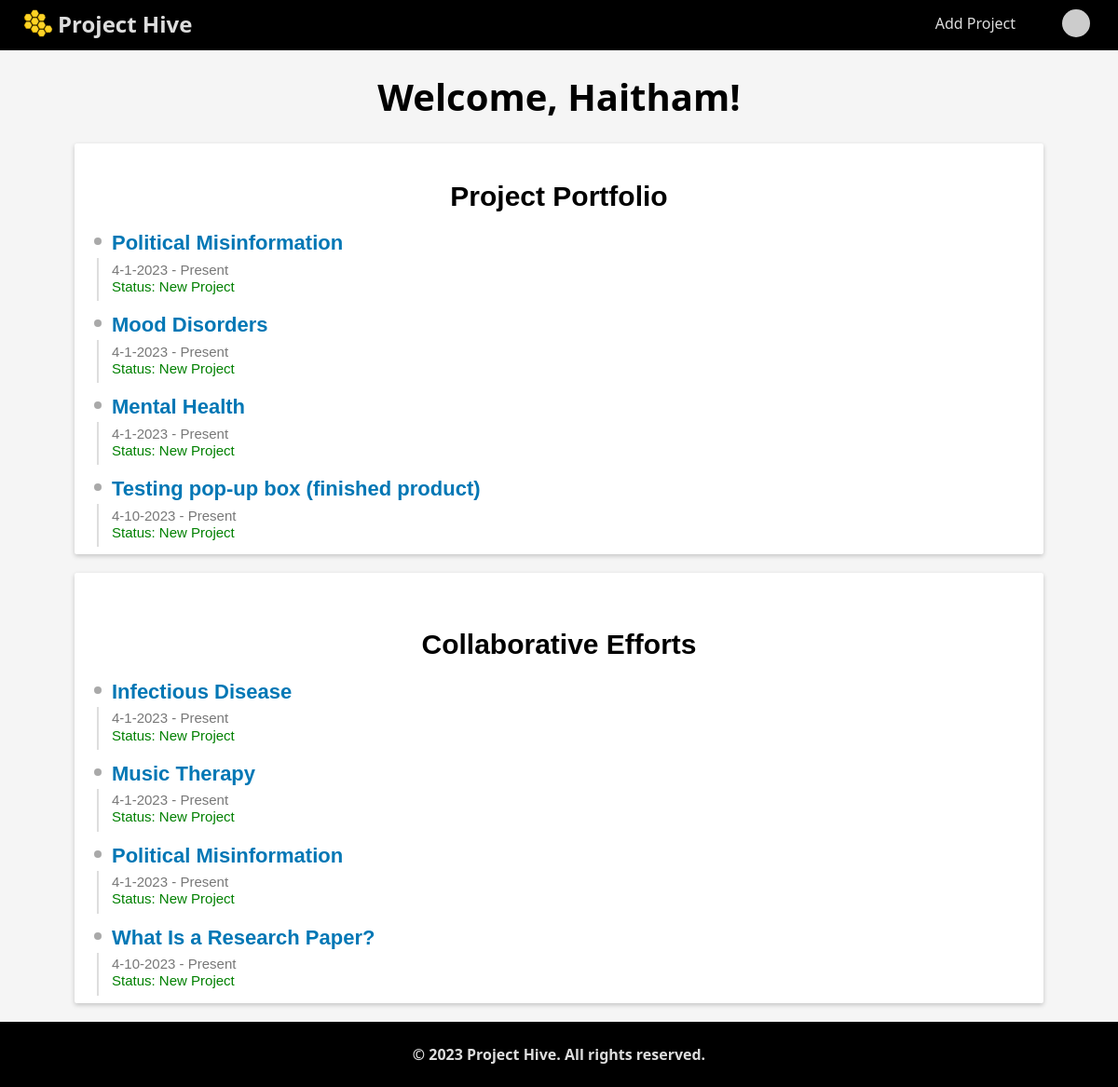
Page /profile/dashboard (signed in) on the committed database.
### website/models.py (models this page shows)
class User(db.Model, UserMixin):
    id = db.Column(db.Integer, primary_key=True)
    first_name = db.Column(db.String(500), nullable=False)
    last_name = db.Column(db.String(500), nullable=False)
    email = db.Column(db.String(500), unique=True)
    hash = db.Column(db.String(500))

class Project(db.Model):
    id = db.Column(db.Integer, primary_key=True)
    title = db.Column(db.String(500), nullable=False)
    start_date = db.Column(db.DateTime(timezone=True), default=func.now(), nullable=False)
    description = db.Column(db.String(5000), unique=True, nullable=False)
    status = db.Column(db.String(500), default="New Project")
    leaders = db.relationship('User', secondary='leader', backref='projects')

### website/views.py (the view)
@views.route("/profile/dashboard")
@login_required
def dashboard():
    user = User.query.filter_by(email=current_user.email).first()
    leaders = Leader.query.filter_by(
        user_id=user.id
    ).all()  # grabbing all the leader's project
    collaborators = Collaborator.query.filter_by(
        user_id=user.id
    ).all()  # grabbing all the leader's project
    entries = []
    collaborator_entries = []
    for leader in leaders:
        projects = Project.query.filter_by(id=leader.project_id).all()
        if projects:
            for project in projects:
                entry = {}
                entry["title"] = project.title
                entry["description"] = project.description
                entry["status"] = project.status
                entry["id"] = project.id
                entry["start_date"] = project.start_date
                entries.append(entry)
    for collaborator in collaborators:
        projects = Project.query.filter_by(id=collaborator.project_id).all()
        if projects:
            for project in projects:
                collaborator_entry = {}
                collaborator_entry["title"] = project.title
                collaborator_entry["description"] = project.description
                collaborator_entry["status"] = project.status
                collaborator_entry["id"] = project.id
                collaborator_entry["start_date"] = project.start_date
                collaborator_entries.append(collaborator_entry)
    return render_template(
        "dashboard.html",
        user=current_user,
        entries=entries,
        collaborator_entries=collaborator_entries,
    )

### website/__init__.py (called while the page is built)
def create_app():
    app = Flask(__name__)
    app.config["TEMPLATES_AUTO_RELOAD"] = True
    app.config['SQLALCHEMY_DATABASE_URI'] = f'sqlite:///{DB_NAME}'
    app.config['SECRET_KEY'] = "dsaljf;ldsakjf;lkdsjf,cmlkjlkwqjfoijlsad;"
    app.config['LOGIN_MESSAGE'] = 'Please log in to continue.'
    db.init_app(app)
    from website.views import views
    from website.auth import auth
    app.register_blueprint(views, url_prefix="/")
    app.register_blueprint(auth, url_prefix="/")
    from website import models
    from website.models import User
    create_database(app)
    login_manager = LoginManager()
    login_manager.login_view = 'auth.login'
    login_manager.login_message = 'Please log in to continue.' # set the custom login message
    login_manager.init_app(app)
    @login_manager.user_loader
    def load_user(id):
        return User.query.get(int(id))
    return app

### website/templates/dashboard.html (shortened to what this page needs)
{% extends "base.html" %} {% block title %} Dashboard {% endblock %} {% block main%}
<h1 class="welcome">Welcome, {{ user.first_name }}!</h1>
<div class="card">
    <div class="title-grid portfolio">
        <h3 class="project-title">Project Portfolio</h3>
    </div>
    {% for entry in entries %}
        {% if loop.index < 6  %}
        <div class="project-card">
            <div class="justify-space-between project-history">
              <div class="full-width project-card">
                <div class="full-height">
                    <a href="{{ url_for('views_bp.details', id=entry.id) }}" class="fancy-link">
                        <span class="title">{{ entry.title }}</span>
                    </a>
                </div>
                <span class="period">
                  <span>{{entry.start_date.month}}-{{entry.start_date.day}}-{{entry.start_date.year}} - Present</span>
                </span>
                <span>
                    <br>
                  <span class="status-dashboard">Status: {{entry.status}}</span>
                </span>
              </div>
            </div>
        </div>
        {% endif %}
    {% endfor %}
</div>
<div class="card">
    <div class="title-grid portfolio">
        <h5 class="collab-title">Collaborative Efforts</h5>
    </div>
    {% for entry in collaborator_entries %}
        {% if loop.index < 6 %}
        <div class="collab-card">
            <div class="justify-space-between project-history">
              <div class="full-width collab-card">
                <div class="full-height">
                    <a href="{{ url_for('views_bp.details', id=entry.id) }}" class="fancy-link">
                        <span class="title">{{ entry.title }}</span>
                    </a>
                </div>
                <span class="period">
                  <span>{{entry.start_date.month}}-{{entry.start_date.day}}-{{entry.start_date.year}} - Present</span>
                </span>
                <span>
                     <br>
                  <span class="status-dashboard">Status: {{entry.status}}</span>
                </span>
              </div>
            </div>
        </div>
        {% endif %}
    {% endfor %}
</div>
{% endblock %}
{% set active = 'dashboard' %}

### website/static/css/main.css (style rules this page uses)
*, *::after, *::before { box-sizing: border-box; }
html { font-size: 62.5%; min-height: 100%; }
html, body { height: 100%; margin: 0; }
.card { font-family: serif; font-size: 1.6rem; }
body { background-color: #f5f5f5; min-height: 100%; margin-bottom: -50px; }
h1 { text-align: center; font-size: 3.2rem; }
a { text-decoration: none; }
.card { background-color: white; padding: 1rem; margin: 2rem 8rem; border: none; border-radius: 0.25rem; box-shadow: 0 2px 5px 0 rgba(0, 0, 0, 0.2); }
.welcome { font-size: 4.0rem; }
.portfolio { font-size: 1.4rem; border-bottom: #0b9c19; }
.full-width { width: 100%; }
.justify-space-between { justify-content: space-between; }
.full-height { height: 100%; margin-bottom: 7px; }
.project-history { position: relative; margin-top: 20px; padding-left: 30px; }
.project-history .title { font-family: sans-serif; font-size: 2.2rem; }
.project-history .period { font-size: 1.5rem; color: #777; font-family: sans-serif; }
.status-dashboard { display: block; text-align: left; font-size: 1.5rem; margin-bottom: 0.5rem; text-align: left; color: green; font-family: sans-serif; }
.project-history::before { content: ""; position: absolute; top: 7px; left: 10.6px; width: 8px; height: 8px; border-radius: 50%; background-color: #a9a9a9; z-index: 1; }
.project-history::after { content: ""; position: absolute; top: 29px; left: 14px; bottom: -7px; width: 2px; background-color: #dedede; z-index: 1; }
.fancy-link { position: relative; display: inline-block; color: #0077B5; text-decoration: none; font-weight: bold; font-size: 1.2rem; transition: all 0.3s ease; }
.fancy-link::after { content: ''; position: absolute; bottom: -1px; left: 50%; transform: translateX(-50%); width: 0; height: 2px; background-color: #0077B5; transition: all 0.3s ease; }
.project-title { font-family: sans-serif; font-size: 3.0rem; text-align: center; margin-bottom: 1.5rem; }
.collab-title { font-family: sans-serif; font-size: 3.0rem; text-align: center; margin-bottom: 1.5rem; }

### rows in the picture
User: first_name "Haitham"
Project: title "Political Misinformation", start_date.month "4", start_date.day "1", start_date.year "2023", status "New Project"
Project: title "Mood Disorders", start_date.month "4", start_date.day "1", start_date.year "2023", status "New Project"
Project: title "Mental Health", start_date.month "4", start_date.day "1", start_date.year "2023", status "New Project"
Project: title "Testing pop-up box (finished product)", start_date.month "4", start_date.day "10", start_date.year "2023", status "New Project"
Project: title "Infectious Disease", start_date.month "4", start_date.day "1", start_date.year "2023", status "New Project"
Project: title "Music Therapy", start_date.month "4", start_date.day "1", start_date.year "2023", status "New Project"
Project: title "What Is a Research Paper?", start_date.month "4", start_date.day "10", start_date.year "2023", status "New Project"
